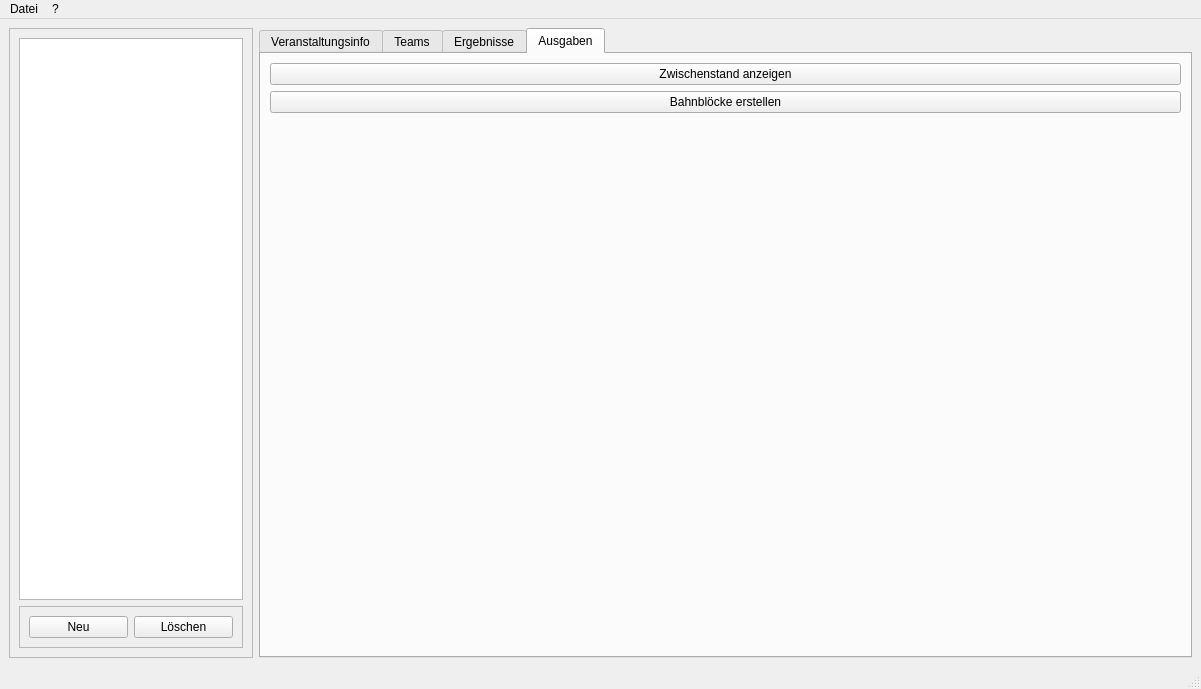
<?xml version="1.0" encoding="UTF-8"?>
<ui version="4.0">
 <class>MainWindow</class>
 <widget class="QMainWindow" name="MainWindow">
  <property name="geometry">
   <rect>
    <x>0</x>
    <y>0</y>
    <width>1201</width>
    <height>689</height>
   </rect>
  </property>
  <property name="windowTitle">
   <string>Obelus</string>
  </property>
  <property name="windowIcon">
   <iconset resource="ressourcen.qrc">
    <normaloff>:/ico/obelus.ico</normaloff>:/ico/obelus.ico</iconset>
  </property>
  <widget class="QWidget" name="centralwidget">
   <layout class="QHBoxLayout" name="horizontalLayout">
    <item>
     <widget class="QFrame" name="frame">
      <property name="maximumSize">
       <size>
        <width>250</width>
        <height>16777215</height>
       </size>
      </property>
      <property name="frameShape">
       <enum>QFrame::StyledPanel</enum>
      </property>
      <property name="frameShadow">
       <enum>QFrame::Raised</enum>
      </property>
      <layout class="QVBoxLayout" name="verticalLayout">
       <item>
        <widget class="QListWidget" name="listWidget_eventSelection"/>
       </item>
       <item>
        <widget class="QFrame" name="frame_2">
         <property name="frameShape">
          <enum>QFrame::StyledPanel</enum>
         </property>
         <property name="frameShadow">
          <enum>QFrame::Raised</enum>
         </property>
         <layout class="QGridLayout" name="gridLayout">
          <item row="0" column="0">
           <widget class="QPushButton" name="pushButton_eventCreate">
            <property name="text">
             <string>Neu</string>
            </property>
           </widget>
          </item>
          <item row="0" column="1">
           <widget class="QPushButton" name="pushButton_EventDel">
            <property name="text">
             <string>Löschen</string>
            </property>
           </widget>
          </item>
         </layout>
        </widget>
       </item>
      </layout>
     </widget>
    </item>
    <item>
     <widget class="QTabWidget" name="tabWidget">
      <property name="tabPosition">
       <enum>QTabWidget::North</enum>
      </property>
      <property name="currentIndex">
       <number>3</number>
      </property>
      <widget class="QWidget" name="tab_eventInfo">
       <attribute name="title">
        <string>Veranstaltungsinfo</string>
       </attribute>
       <layout class="QHBoxLayout" name="horizontalLayout_3">
        <item>
         <layout class="QFormLayout" name="formLayout_3">
          <item row="0" column="0">
           <widget class="QLabel" name="label_Overview_eventName">
            <property name="font">
             <font>
              <pointsize>10</pointsize>
             </font>
            </property>
            <property name="text">
             <string>Veranstaltungsname:</string>
            </property>
           </widget>
          </item>
          <item row="0" column="1">
           <widget class="QLineEdit" name="lineEdit_Overview_eventName">
            <property name="enabled">
             <bool>false</bool>
            </property>
            <property name="font">
             <font>
              <pointsize>10</pointsize>
             </font>
            </property>
           </widget>
          </item>
          <item row="1" column="0">
           <widget class="QLabel" name="label_Overview_countPlaygrounds">
            <property name="font">
             <font>
              <pointsize>10</pointsize>
             </font>
            </property>
            <property name="text">
             <string>Anzahl Bahnen:</string>
            </property>
           </widget>
          </item>
          <item row="1" column="1">
           <widget class="QLineEdit" name="lineEdit_Overview_countPlaygrounds">
            <property name="enabled">
             <bool>false</bool>
            </property>
            <property name="font">
             <font>
              <pointsize>10</pointsize>
             </font>
            </property>
           </widget>
          </item>
          <item row="2" column="0">
           <widget class="QLabel" name="label_Overview_countPassages">
            <property name="font">
             <font>
              <pointsize>10</pointsize>
             </font>
            </property>
            <property name="text">
             <string>Anzahl Durchgänge:</string>
            </property>
           </widget>
          </item>
          <item row="2" column="1">
           <widget class="QLineEdit" name="lineEdit_Overview_countPassages">
            <property name="enabled">
             <bool>false</bool>
            </property>
            <property name="font">
             <font>
              <pointsize>10</pointsize>
             </font>
            </property>
           </widget>
          </item>
          <item row="3" column="0">
           <widget class="QLabel" name="label_Overview_countTeams">
            <property name="font">
             <font>
              <pointsize>10</pointsize>
             </font>
            </property>
            <property name="text">
             <string>Anzahl Teams:</string>
            </property>
           </widget>
          </item>
          <item row="3" column="1">
           <widget class="QLineEdit" name="lineEdit_Overview_countTeams">
            <property name="enabled">
             <bool>false</bool>
            </property>
            <property name="font">
             <font>
              <pointsize>10</pointsize>
             </font>
            </property>
           </widget>
          </item>
          <item row="4" column="0">
           <widget class="QLabel" name="label_Overview_type">
            <property name="font">
             <font>
              <pointsize>10</pointsize>
             </font>
            </property>
            <property name="text">
             <string>Wettbewerbsart:</string>
            </property>
           </widget>
          </item>
          <item row="5" column="0">
           <widget class="QLabel" name="label_Overview_class">
            <property name="font">
             <font>
              <pointsize>10</pointsize>
             </font>
            </property>
            <property name="text">
             <string>Spielklasse:</string>
            </property>
           </widget>
          </item>
          <item row="4" column="1">
           <widget class="QLineEdit" name="lineEdit_Overview_type">
            <property name="enabled">
             <bool>false</bool>
            </property>
            <property name="font">
             <font>
              <pointsize>10</pointsize>
             </font>
            </property>
           </widget>
          </item>
          <item row="5" column="1">
           <widget class="QLineEdit" name="lineEdit_Overview_class">
            <property name="enabled">
             <bool>false</bool>
            </property>
            <property name="font">
             <font>
              <pointsize>10</pointsize>
             </font>
            </property>
           </widget>
          </item>
         </layout>
        </item>
        <item>
         <spacer name="horizontalSpacer">
          <property name="orientation">
           <enum>Qt::Horizontal</enum>
          </property>
          <property name="sizeType">
           <enum>QSizePolicy::Maximum</enum>
          </property>
          <property name="sizeHint" stdset="0">
           <size>
            <width>20</width>
            <height>20</height>
           </size>
          </property>
         </spacer>
        </item>
        <item>
         <layout class="QFormLayout" name="formLayout_4">
          <item row="0" column="0">
           <widget class="QLabel" name="label_Overview_host">
            <property name="font">
             <font>
              <pointsize>10</pointsize>
             </font>
            </property>
            <property name="text">
             <string>Veranstalter:</string>
            </property>
           </widget>
          </item>
          <item row="1" column="0">
           <widget class="QLabel" name="label_Overview_exec">
            <property name="font">
             <font>
              <pointsize>10</pointsize>
             </font>
            </property>
            <property name="text">
             <string>Durchführer:</string>
            </property>
           </widget>
          </item>
          <item row="0" column="1">
           <widget class="QLineEdit" name="lineEdit_Overview_host">
            <property name="enabled">
             <bool>true</bool>
            </property>
            <property name="font">
             <font>
              <pointsize>10</pointsize>
             </font>
            </property>
           </widget>
          </item>
          <item row="1" column="1">
           <widget class="QLineEdit" name="lineEdit_Overview_exec">
            <property name="enabled">
             <bool>true</bool>
            </property>
            <property name="font">
             <font>
              <pointsize>10</pointsize>
             </font>
            </property>
           </widget>
          </item>
          <item row="2" column="0">
           <widget class="QLabel" name="label_Overview_location">
            <property name="font">
             <font>
              <pointsize>10</pointsize>
             </font>
            </property>
            <property name="text">
             <string>Austragungsort:</string>
            </property>
           </widget>
          </item>
          <item row="2" column="1">
           <widget class="QLineEdit" name="lineEdit_Overview_location">
            <property name="enabled">
             <bool>true</bool>
            </property>
            <property name="font">
             <font>
              <pointsize>10</pointsize>
             </font>
            </property>
           </widget>
          </item>
          <item row="3" column="0">
           <widget class="QLabel" name="label_Overview_dateAndTime">
            <property name="font">
             <font>
              <pointsize>10</pointsize>
             </font>
            </property>
            <property name="text">
             <string>Datum:</string>
            </property>
           </widget>
          </item>
          <item row="3" column="1">
           <widget class="QLineEdit" name="lineEdit_Overview_dateAndTime">
            <property name="enabled">
             <bool>true</bool>
            </property>
            <property name="font">
             <font>
              <pointsize>10</pointsize>
             </font>
            </property>
           </widget>
          </item>
          <item row="4" column="0">
           <widget class="QLabel" name="label_Overview_leader">
            <property name="font">
             <font>
              <pointsize>10</pointsize>
             </font>
            </property>
            <property name="text">
             <string>Wettbewerbsleiter:</string>
            </property>
           </widget>
          </item>
          <item row="4" column="1">
           <widget class="QLineEdit" name="lineEdit_Overview_leader">
            <property name="font">
             <font>
              <pointsize>10</pointsize>
             </font>
            </property>
           </widget>
          </item>
          <item row="5" column="0">
           <widget class="QLabel" name="label_Overview_referee">
            <property name="font">
             <font>
              <pointsize>10</pointsize>
             </font>
            </property>
            <property name="text">
             <string>Schiedsrichter:</string>
            </property>
           </widget>
          </item>
          <item row="5" column="1">
           <widget class="QLineEdit" name="lineEdit_Overview_referee">
            <property name="font">
             <font>
              <pointsize>10</pointsize>
             </font>
            </property>
           </widget>
          </item>
          <item row="6" column="0">
           <widget class="QLabel" name="label_Overview_secretary">
            <property name="font">
             <font>
              <pointsize>10</pointsize>
             </font>
            </property>
            <property name="text">
             <string>Schriftführer:</string>
            </property>
           </widget>
          </item>
          <item row="6" column="1">
           <widget class="QLineEdit" name="lineEdit_Overview_secretary">
            <property name="font">
             <font>
              <pointsize>10</pointsize>
             </font>
            </property>
           </widget>
          </item>
         </layout>
        </item>
       </layout>
      </widget>
      <widget class="QWidget" name="tab_teams">
       <attribute name="title">
        <string>Teams</string>
       </attribute>
       <layout class="QHBoxLayout" name="horizontalLayout_4">
        <item>
         <widget class="QTableWidget" name="tableWidget_teamConfig">
          <attribute name="horizontalHeaderStretchLastSection">
           <bool>true</bool>
          </attribute>
          <attribute name="verticalHeaderVisible">
           <bool>false</bool>
          </attribute>
          <column>
           <property name="text">
            <string>TeamID</string>
           </property>
          </column>
          <column>
           <property name="text">
            <string>Team Name</string>
           </property>
          </column>
         </widget>
        </item>
       </layout>
      </widget>
      <widget class="QWidget" name="tab_results">
       <attribute name="title">
        <string>Ergebnisse</string>
       </attribute>
       <layout class="QVBoxLayout" name="verticalLayout_2">
        <item>
         <widget class="QFrame" name="frame_5">
          <property name="frameShape">
           <enum>QFrame::StyledPanel</enum>
          </property>
          <property name="frameShadow">
           <enum>QFrame::Raised</enum>
          </property>
          <layout class="QHBoxLayout" name="horizontalLayout_2">
           <item>
            <widget class="QFrame" name="frame_3">
             <property name="frameShape">
              <enum>QFrame::StyledPanel</enum>
             </property>
             <property name="frameShadow">
              <enum>QFrame::Raised</enum>
             </property>
             <layout class="QFormLayout" name="formLayout">
              <item row="0" column="0">
               <widget class="QLabel" name="label_mainPassage">
                <property name="text">
                 <string>Hauptdruchgang:</string>
                </property>
               </widget>
              </item>
              <item row="0" column="1">
               <widget class="QComboBox" name="comboBox_mainPassageSelection"/>
              </item>
             </layout>
            </widget>
           </item>
           <item>
            <widget class="QFrame" name="frame_4">
             <property name="frameShape">
              <enum>QFrame::StyledPanel</enum>
             </property>
             <property name="frameShadow">
              <enum>QFrame::Raised</enum>
             </property>
             <layout class="QFormLayout" name="formLayout_2">
              <item row="0" column="0">
               <widget class="QLabel" name="label_passage">
                <property name="text">
                 <string>Durchgang:</string>
                </property>
               </widget>
              </item>
              <item row="0" column="1">
               <widget class="QComboBox" name="comboBox_passageSelection"/>
              </item>
             </layout>
            </widget>
           </item>
          </layout>
         </widget>
        </item>
        <item>
         <widget class="QTableWidget" name="tableWidget_inputResults">
          <property name="sizeAdjustPolicy">
           <enum>QAbstractScrollArea::AdjustToContents</enum>
          </property>
          <property name="sortingEnabled">
           <bool>false</bool>
          </property>
          <property name="cornerButtonEnabled">
           <bool>false</bool>
          </property>
          <attribute name="horizontalHeaderDefaultSectionSize">
           <number>100</number>
          </attribute>
          <attribute name="verticalHeaderVisible">
           <bool>false</bool>
          </attribute>
          <attribute name="verticalHeaderCascadingSectionResizes">
           <bool>false</bool>
          </attribute>
          <attribute name="verticalHeaderShowSortIndicator" stdset="0">
           <bool>false</bool>
          </attribute>
          <attribute name="verticalHeaderStretchLastSection">
           <bool>false</bool>
          </attribute>
          <column>
           <property name="text">
            <string>Bahn</string>
           </property>
          </column>
          <column>
           <property name="text">
            <string>ID 1</string>
           </property>
          </column>
          <column>
           <property name="text">
            <string>Team 1</string>
           </property>
          </column>
          <column>
           <property name="text">
            <string>Punkte 1</string>
           </property>
          </column>
          <column>
           <property name="text">
            <string>Strafe 1</string>
           </property>
          </column>
          <column>
           <property name="text">
            <string>ID 2</string>
           </property>
          </column>
          <column>
           <property name="text">
            <string>Team 2</string>
           </property>
          </column>
          <column>
           <property name="text">
            <string>Punkte 2</string>
           </property>
          </column>
          <column>
           <property name="text">
            <string>Strafe 2</string>
           </property>
          </column>
         </widget>
        </item>
       </layout>
      </widget>
      <widget class="QWidget" name="tab_outputs">
       <attribute name="title">
        <string>Ausgaben</string>
       </attribute>
       <layout class="QHBoxLayout" name="horizontalLayout_5">
        <item>
         <layout class="QVBoxLayout" name="verticalLayout_3">
          <item>
           <widget class="QPushButton" name="pushButton_showIntermediateResult">
            <property name="text">
             <string>Zwischenstand anzeigen</string>
            </property>
           </widget>
          </item>
          <item>
           <widget class="QPushButton" name="pushButton_createPlaygroundResultsLog">
            <property name="text">
             <string>Bahnblöcke erstellen</string>
            </property>
           </widget>
          </item>
          <item>
           <spacer name="verticalSpacer">
            <property name="orientation">
             <enum>Qt::Vertical</enum>
            </property>
            <property name="sizeHint" stdset="0">
             <size>
              <width>20</width>
              <height>40</height>
             </size>
            </property>
           </spacer>
          </item>
         </layout>
        </item>
       </layout>
      </widget>
     </widget>
    </item>
   </layout>
  </widget>
  <widget class="QMenuBar" name="menubar">
   <property name="geometry">
    <rect>
     <x>0</x>
     <y>0</y>
     <width>1201</width>
     <height>22</height>
    </rect>
   </property>
   <widget class="QMenu" name="menuDatei">
    <property name="title">
     <string>Datei</string>
    </property>
    <addaction name="actionRules"/>
    <addaction name="separator"/>
    <addaction name="actionExit"/>
   </widget>
   <widget class="QMenu" name="menu">
    <property name="title">
     <string>?</string>
    </property>
    <addaction name="actionHelp"/>
   </widget>
   <addaction name="menuDatei"/>
   <addaction name="menu"/>
  </widget>
  <widget class="QStatusBar" name="statusbar"/>
  <action name="actionExit">
   <property name="text">
    <string>Exit</string>
   </property>
   <property name="shortcut">
    <string>Ctrl+Q</string>
   </property>
  </action>
  <action name="actionHelp">
   <property name="text">
    <string>Hilfe</string>
   </property>
   <property name="shortcut">
    <string>F1</string>
   </property>
  </action>
  <action name="actionRules">
   <property name="text">
    <string>Regelwerk</string>
   </property>
  </action>
 </widget>
 <resources>
  <include location="ressourcen.qrc"/>
 </resources>
 <connections/>
</ui>
